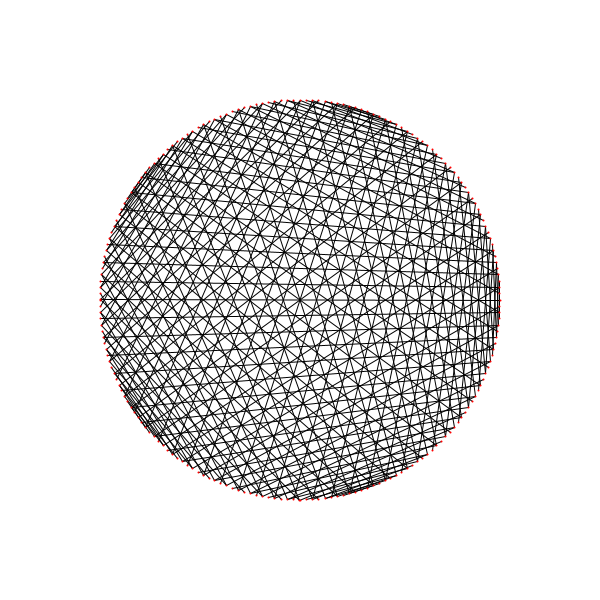
Frame 1 (no input)
Frame 60 (the mouse pressed at the canvas centre just before this capture): identical to frame 1, image omitted
Frame 120 (the mouse held since frame 60 and released just before this capture): identical to frame 1, image omitted

The Processing sketch that drew this single still picture (run headless with seeded random() and noise(); from frame 60 on, the mouse is pressed at the canvas centre):

// Processing sketch: times_table_logo
// ── times_table_logo.pde
void setup() {
  size(600, 600);
}

void draw() {
  background(255);
  timesTable(66, width/2, height/2, 200);
}

void timesTable(float times, float x, float y, float r) {
  pushMatrix();
  
  translate(x, y);
  
  for (int i = 0; i < 200; i++) {
    float angle1 = map(i, 0, 200, 0, TWO_PI);
    float x1 = r * cos(angle1);
    float y1 = r * sin(angle1);
    float angle2 = map(times*i, 0, times*200, 0, times*2*PI);
    float x2 = r * cos(angle2);
    float y2 = r * sin(angle2);
    stroke(0);
    strokeWeight(1);
    line(x1, y1, x2, y2);
  }
  
  for (int i = 0; i < 200; i++) {
    float angle = map(i, 0, 200, 0, TWO_PI);
    float xp = r * cos(angle);
    float yp = r * sin(angle);
    stroke(255, 0, 0);
    strokeWeight(2);
    point(xp, yp);
  }
  
  popMatrix();
}

void mousePressed() {
  save("logo.png");
}
